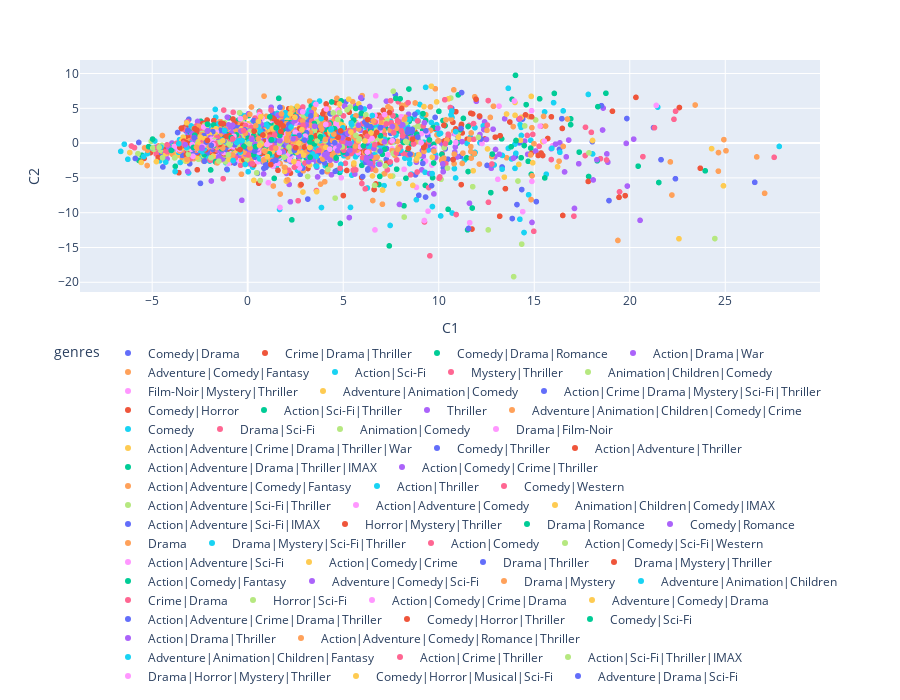

The notebook cell saved with this chart:
### Code cell
fig = px.scatter(films, x='C1', y='C2', hover_name='title', color= 'genres')

fig.update_layout(
    width=900,  
    height=700,  
    legend=dict(
        orientation="h",  
        yanchor="top",    
        y=-0.2,          
        xanchor="center", 
        x=0.5           
    )
)

fig.show()
